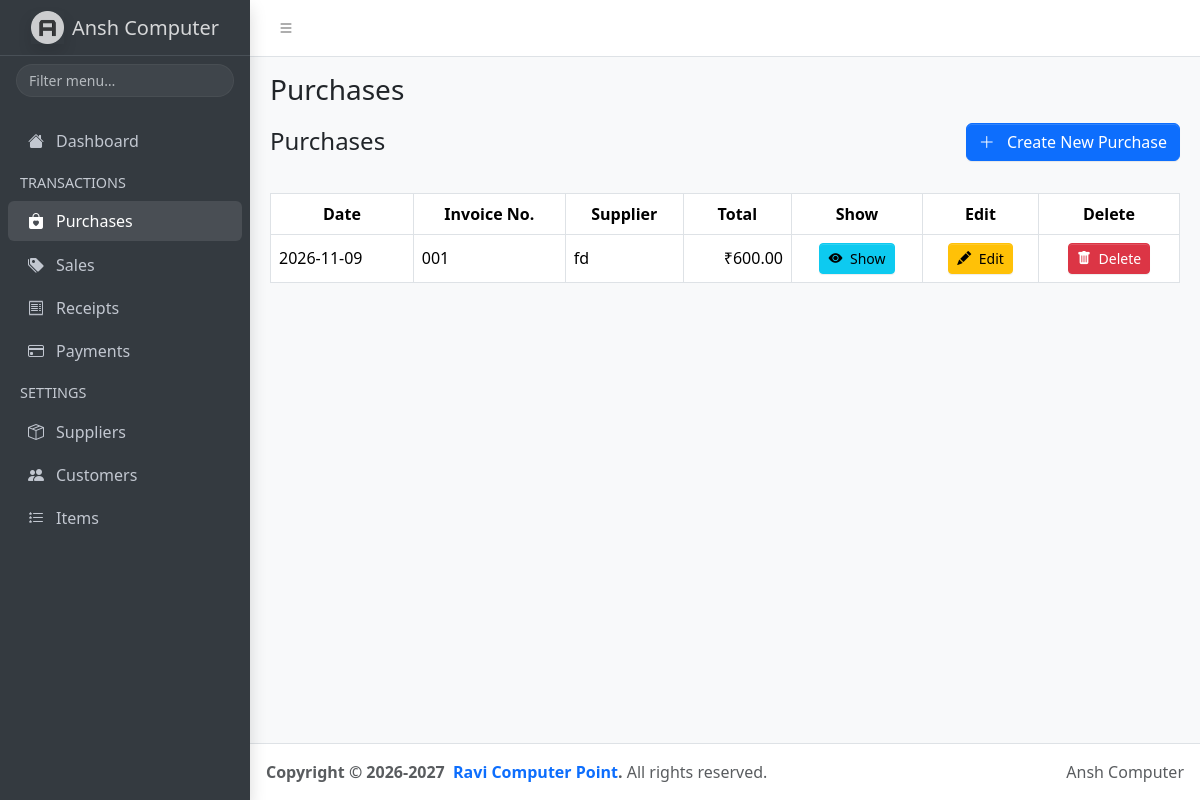
The page /purchases/index.php on the database as committed earlier.
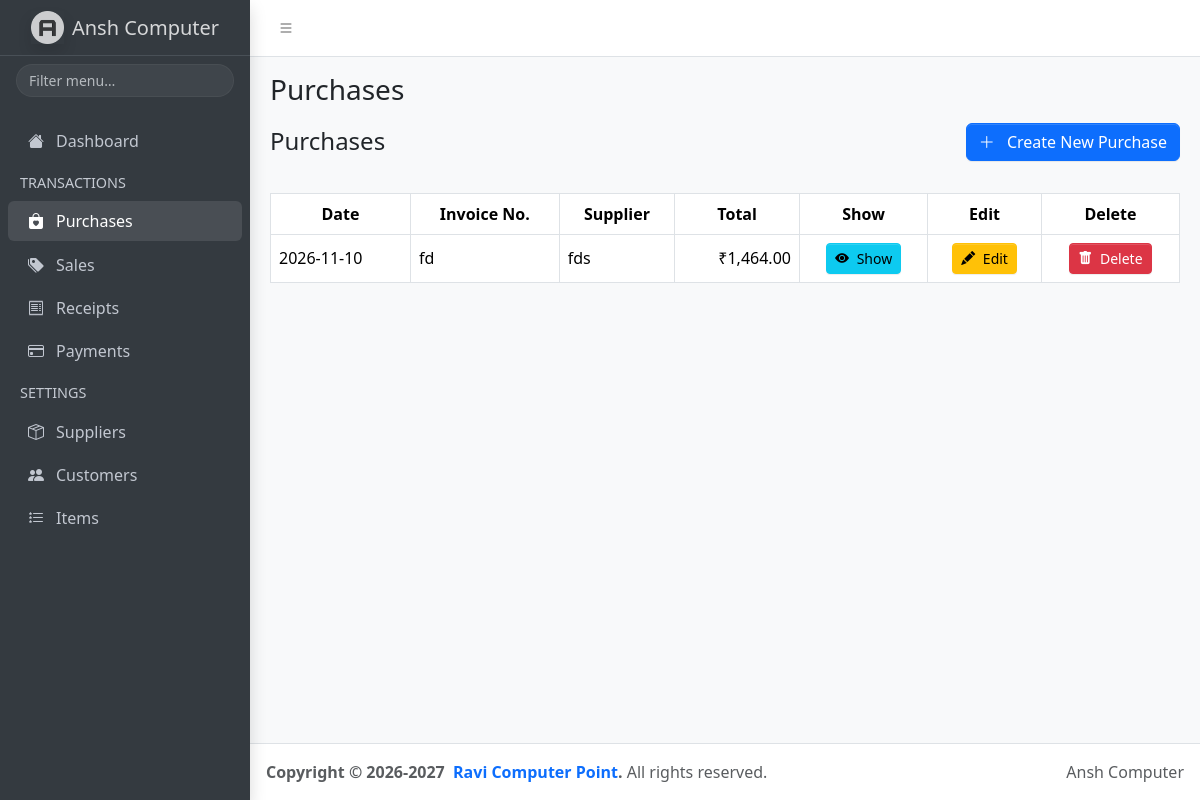
The same page on the database as committed later.
### tables this page shows
CREATE TABLE `purchases` (
  `id` int(11) NOT NULL,
  `date` date NOT NULL,
  `invoice_no` varchar(100) DEFAULT NULL,
  `supplier_id` int(11) NOT NULL,
  `total_amount` decimal(14,2) NOT NULL DEFAULT 0.00,
  `created_at` timestamp NULL DEFAULT current_timestamp()
);

CREATE TABLE `suppliers` (
  `id` int(11) NOT NULL,
  `name` varchar(50) NOT NULL,
  `mobile_no` varchar(10) DEFAULT NULL,
  `address` varchar(50) DEFAULT NULL
);

### purchases/index.php (the view, shortened to what this page needs)
<?php
$page_title = "Purchases";
include('../includes/header.php');
include('../db_config.php');
$sql = "
    SELECT
        purchases.id,
        purchases.date,
        purchases.invoice_no,
        purchases.total_amount,
        suppliers.name AS supplier_name
    FROM purchases
    LEFT JOIN suppliers
        ON purchases.supplier_id = suppliers.id
    ORDER BY purchases.id DESC
";
$purchases = mysqli_query($conn, $sql);
?>
<div class="d-flex justify-content-between align-items-center mb-3">
    <h4 class="mb-0">Purchases</h4>
    <a href="create.php" class="btn btn-primary">
        <i class="bi bi-plus-lg me-2"></i>
        Create New Purchase
    </a>
</div>
<div class="table-responsive">
    <table class="table table-bordered table-hover align-middle my-3" id="table">
        <thead>
            <tr class="text-center">
                <th>Date</th>
                <th>Invoice No.</th>
                <th>Supplier</th>
                <th>Total</th>
                <th>Show</th>
                <th>Edit</th>
                <th>Delete</th>
            </tr>
        </thead>
        <tbody>
            <?php if (mysqli_num_rows($purchases) > 0): ?>
                <?php while ($purchase = mysqli_fetch_assoc($purchases)): ?>
                    <tr>
                        <td>
                            <?php echo htmlspecialchars($purchase['date']); ?>
                        </td>
                        <td>
                            <?php echo htmlspecialchars($purchase['invoice_no'] ?? ''); ?>
                        </td>
                        <td>
                            <?php echo htmlspecialchars($purchase['supplier_name'] ?? 'N/A'); ?>
                        </td>
                        <td class="text-end">
                            ₹<?php echo number_format((float)$purchase['total_amount'], 2); ?>
                        </td>
                        <td class="text-center">
                            <a href="show.php?id=<?php echo (int)$purchase['id']; ?>"
                               class="btn btn-info btn-sm">
                                <i class="bi bi-eye-fill me-1"></i>
                                Show
                            </a>
                        </td>
                        <td class="text-center">
                            <a href="edit.php?id=<?php echo (int)$purchase['id']; ?>"
                               class="btn btn-warning btn-sm">
                                <i class="bi bi-pencil-fill me-1"></i>
                                Edit
                            </a>
                        </td>
                        <td class="text-center">
                            <form action="delete.php"
                                  method="POST"
                                  onsubmit="return confirm('Do you really want to delete this purchase?');">
                                <button type="submit" class="btn btn-danger btn-sm">
                                    <i class="bi bi-trash-fill me-1"></i>
                                    Delete
                                </button>
                            </form>
                        </td>
                    </tr>
                <?php endwhile; ?>
            <?php endif; ?>
        </tbody>
    </table>
</div>
<?php include('../includes/footer.php'); ?>

### includes/header.php (shortened to what this page needs)
<!doctype html>
<html lang="en">
  <head>
    <link rel="stylesheet" href="<?= BASE_URL ?>css/adminlte.css">
    <link
      rel="stylesheet"
      href="https://cdn.jsdelivr.net/npm/@fontsource/source-sans-3@5.3.0/index.css"
      media="print"
      onload="this.media = 'all'"
    />
    <link
      rel="stylesheet"
      href="https://cdn.jsdelivr.net/npm/overlayscrollbars@2.16.0/styles/overlayscrollbars.min.css"
    />
    <link
      rel="stylesheet"
      href="https://cdn.jsdelivr.net/npm/bootstrap-icons@1.13.1/font/bootstrap-icons.min.css"
    />
    <link rel="stylesheet" href="./css/adminlte.css" />
    <link rel="stylesheet" href="https://cdn.datatables.net/v/dt/dt-3.1.5/datatables.min.css">
     <link href="https://cdn.jsdelivr.net/npm/select2@4.1.0/dist/css/select2.min.css" rel="stylesheet"/>
  </head>
  <body class="layout-fixed sidebar-expand-lg bg-body-tertiary">
    <div class="app-wrapper">
      <nav class="app-header navbar navbar-expand bg-body">
        <div class="container-fluid">
          <ul class="navbar-nav">
            <li class="nav-item">
              <a
                class="nav-link"
                data-lte-toggle="sidebar"
                href="#"
                role="button"
                aria-label="Toggle sidebar"
              >
                <i class="bi bi-list"></i>
              </a>
            </li>
          </ul>
        </div>
      </nav>
      <aside class="app-sidebar bg-body-secondary shadow" data-bs-theme="dark">
        <div class="sidebar-brand">
          <a href="index.php" class="brand-link">
            <img
              src="<?= BASE_URL ?>assets/img/AdminLTELogo.png"
              alt="AdminLTE Logo"
              class="brand-image opacity-75 shadow"
            />
            <span class="brand-text fw-light">Ansh Computer</span>
          </a>
        </div>
        <div class="sidebar-search" role="search">
          <input
            type="search"
            id="sidebar-search-input"
            class="form-control form-control-sm"
            placeholder="Filter menu…"
            autocomplete="off"
            data-lte-toggle="sidebar-search"
            data-lte-target="#navigation"
          />
        </div>
        <div class="sidebar-wrapper">
          <nav class="mt-2" aria-label="Main navigation">
            <?php
                $current_page = $_SERVER['PHP_SELF'];
                function active($path) {
                    global $current_page;
                    return str_ends_with($current_page, $path) ? 'active' : '';
                }
            ?>
            <ul class="nav sidebar-menu flex-column"
                data-lte-toggle="treeview"
                data-accordion="false"
                id="navigation">
                <li class="nav-item">
                    <a href="<?= BASE_URL ?>index.php"
                      class="nav-link <?= active('/ansh2/index.php') ?>">
                        <i class="nav-icon bi bi-house-fill"></i>
                        <p>Dashboard</p>
                    </a>
                </li>
                <li class="nav-header">TRANSACTIONS</li>
                <li class="nav-item">
                    <a href="<?= BASE_URL ?>purchases/index.php"
                      class="nav-link <?= active('/purchases/index.php') ?>">
                        <i class="nav-icon bi bi-bag-heart-fill"></i>
                        <p>Purchases</p>
                    </a>
                </li>
                <li class="nav-item">
                    <a href="<?= BASE_URL ?>sales/index.php"
                      class="nav-link <?= active('/sales/index.php') ?>">
                        <i class="nav-icon bi bi-tags-fill"></i>
                        <p>Sales</p>
                    </a>
                </li>
                <li class="nav-item">
                    <a href="<?= BASE_URL ?>receipts/index.php"
                      class="nav-link <?= active('/receipts/index.php') ?>">
                        <i class="nav-icon bi bi-receipt"></i>
                        <p>Receipts</p>
                    </a>
                </li>
                <li class="nav-item">
                    <a href="<?= BASE_URL ?>payments/index.php"
                      class="nav-link <?= active('/payments/index.php') ?>">
                        <i class="nav-icon bi bi-credit-card"></i>
                        <p>Payments</p>
                    </a>
                </li>
                <li class="nav-header">SETTINGS</li>
                <li class="nav-item">
                    <a href="<?= BASE_URL ?>suppliers/index.php"
                      class="nav-link <?= active('/suppliers/index.php') ?>">
                        <i class="nav-icon bi bi-box-seam"></i>
                        <p>Suppliers</p>
                    </a>
                </li>
                <li class="nav-item">
                    <a href="<?= BASE_URL ?>customers/index.php"
                      class="nav-link <?= active('/customers/index.php') ?>">
                        <i class="nav-icon bi bi-people-fill"></i>
                        <p>Customers</p>
                    </a>
                </li>
                <li class="nav-item">
                    <a href="<?= BASE_URL ?>items/index.php"
                      class="nav-link <?= active('/items/index.php') ?>">
                        <i class="nav-icon bi bi-list-stars"></i>
                        <p>Items</p>
                    </a>
                </li>
            </ul>
          </nav>
        </div>
      </aside>
      <main class="app-main">
          <div class="app-content-header">
            <div class="container-fluid">
              <div class="row">
                <div class="col-sm-6">
                  <h1 class="mb-0 fs-3"><?php echo $page_title ?></h1>
                </div>
              </div>
            </div>
          </div>
          <div class="app-content">
            <div class="container-fluid">

### includes/footer.php (shortened to what this page needs)
</main>
      <footer class="app-footer">
        <div class="float-end d-none d-sm-inline">Ansh Computer</div>
        <strong>
          Copyright &copy; 2026-2027&nbsp;
          <a href="https://rcpoint.in" class="text-decoration-none">Ravi Computer Point</a>.
        </strong>
        All rights reserved.
      </footer>
    </div>
  </body>
</html>

Rows that differ between the two databases and show on the page:
removed purchases: date "2026-11-09", invoice_no "001", supplier.name "fd", total_amount "600.00"
added purchases: date "2026-11-10", invoice_no "fd", supplier.name "fds", total_amount "1,464.00"
